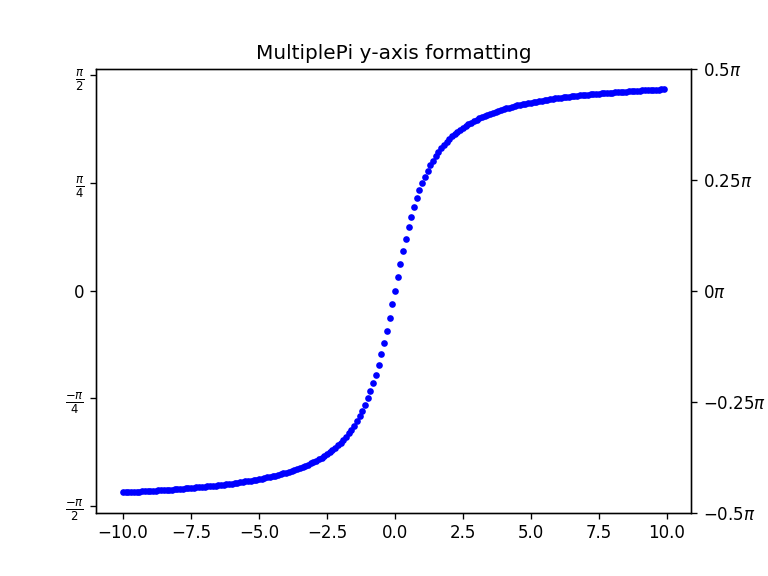

Write Python code to recreate this figure.
"""Show an example of using MultiplePi on the y-axis."""
import matplotlib.pyplot as plt
import numpy as np

from matplot_fmt_pi import MultiplePi

x = np.arange(-10.0, 10.0, 0.1)
y = np.arctan(x)

fig = plt.figure()
ax = fig.add_subplot(111)

ax.set_title("MultiplePi formatting")
ax.plot(x, y, 'b.')

y_pi = y / np.pi
unit = 0.25
y_tick = np.arange(-0.5, 0.5 + unit, unit)

# New way
manager = MultiplePi(4)
ax.yaxis.set_major_locator(manager.locator())
ax.yaxis.set_major_formatter(manager.formatter())

# Other way
y_label2 = [r"$" + format(r, ".2g") + r"\pi$" for r in y_tick]
ax2 = ax.twinx()
ax2.set_yticks(y_tick * np.pi)
ax2.set_yticklabels(y_label2)

plt.savefig("./pi_y_axis.png", dpi=120)
